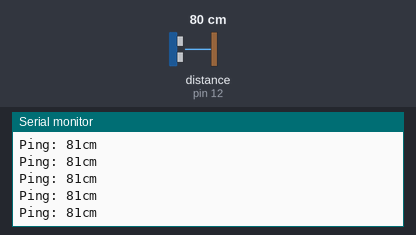
The sketch below on a simulated Arduino Uno, built with avr-gcc and run on an emulated ATmega328P. Shown: the last lines printed to the serial monitor. Inputs (shaded band) come from the test bench; at power-on: distance to the obstacle (sensor on pin 12) 80 cm. The echo pulse lasts 58.3 µs per cm.

Above: at 1.2 s.
1.3 s: distance to the obstacle (sensor on pin 12) set to 2 cm
At 1.34 s:
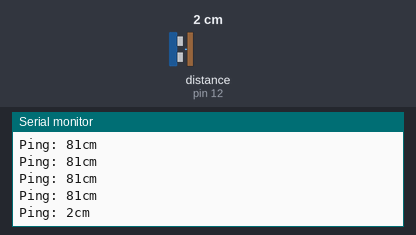
2.8 s: distance to the obstacle (sensor on pin 12) set to 4 cm
At 2.82 s:
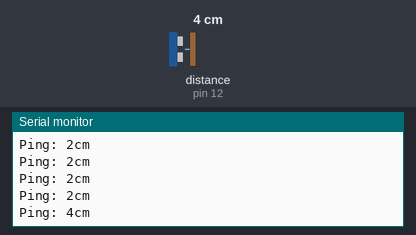
Timing chart, 0 to 5.8 s (numbered marks = the images above; inputs shaded):
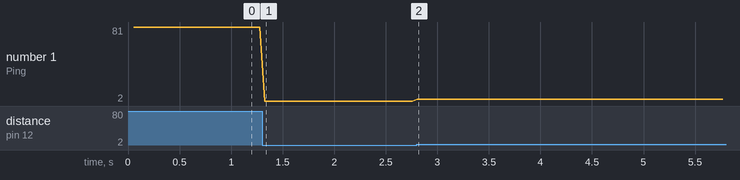

The sketch:

Test-Code.ino
```cpp
/*
  Continuously ping the ultrasonic sensor and update the LED output pin
 */

// Pin 13 is the Trigger pin
// Pin 12 is the Echo pin
// pin 5 is the LED output pin

#include <NewPing.h>
#define TRIGGER_PIN  13  // Arduino pin tied to trigger pin on the ultrasonic sensor.
#define ECHO_PIN     12  // Arduino pin tied to echo pin on the ultrasonic sensor.
#define MAX_DISTANCE 200 // Maximum distance we want to ping for (in centimeters). Maximum sensor distance is rated at 400-500cm.

NewPing sonar(TRIGGER_PIN, ECHO_PIN, MAX_DISTANCE); // NewPing setup of pins and maximum distance.

void setup() {
  Serial.begin(115200); // Open serial monitor at 115200 baud to see ping results.
}

void loop() {
  delay(50);                      // Wait 50ms between pings (about 20 pings/sec). 29ms should be the shortest delay between pings.
  unsigned int uS = sonar.ping(); // Send ping, get ping time in microseconds (uS).
  Serial.print("Ping: ");
  Serial.print(sonar.convert_cm(uS)); // Convert ping time to distance and print result (0 = outside set distance range, no ping echo)
  Serial.println("cm");
}
```

Measured:
- after the input at 1.3 s, the serial monitor: prints a new line at once (image 1)
- after the input at 2.8 s, the serial monitor: prints a new line at once (image 2)
- plotted number 1: 81 → 2 after the input at 1.3 s, 2 → 4 after the input at 2.8 s
